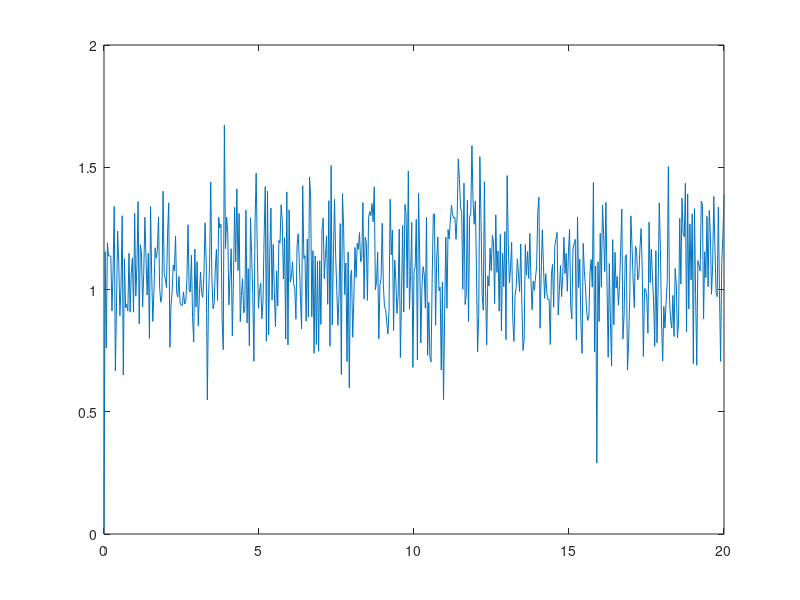
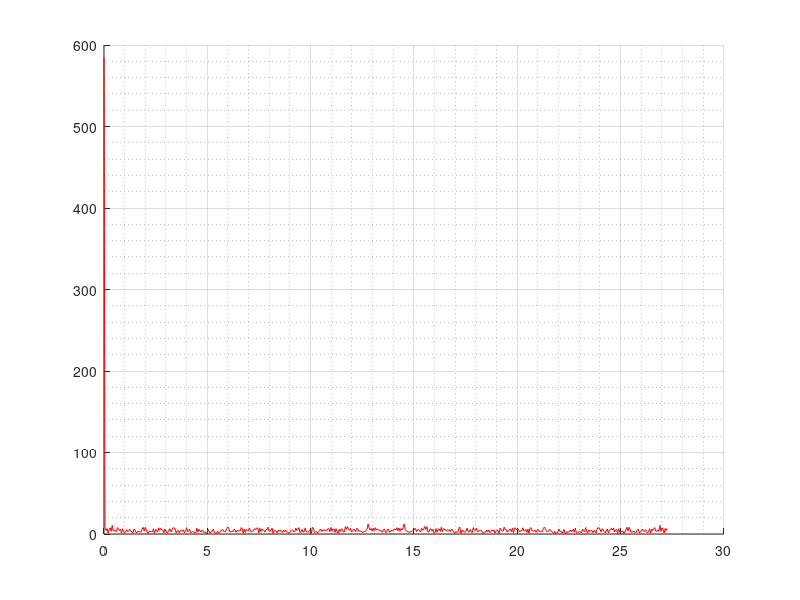

Here is the MATLAB script that generated these plots, in order: (Note: this script raises an error after producing the figures.)
clc
clear
close all
%% READING ACCELEROMETER DATA and defining Variables
                        % LEADING EDGE %
data   = xlsread('LE_800rpm.csv');
LE_time   = data(:,1);
LE_X_acc  = data(:,2);
LE_Y_acc  = data(:,3);
LE_Z_acc  = data(:,4);
LE_R_acc  = sqrt(LE_X_acc.^2 + LE_Y_acc.^2 + LE_Z_acc.^2);
% plot(LE_time,LE_R_acc)
N      = numel(LE_time);
Ts     = abs(diff(LE_time(1:2)));
fs     = 1/Ts;
f_axis = [0:N-1]*fs/N;
A_freq_LE = fft(LE_R_acc);
figure(1) 
plot(LE_time,LE_R_acc)
hold on
figure(2)
hold on
plot(f_axis,abs(A_freq_LE),'-r','LineWidth',0.5)
grid on 
grid minor
                        % TRAILING EDGE %
data   = xlsread('TE_800rpm.csv');
TE_time   = data(:,1);
TE_X_acc  = data(:,2);
TE_Y_acc  = data(:,3);
TE_Z_acc  = data(:,4);
TE_R_acc  = sqrt(TE_X_acc.^2 + TE_Y_acc.^2 + TE_Z_acc.^2);
% plot(TE_time,TE_R_acc)
N      = numel(TE_time);
Ts     = abs(diff(TE_time(1:2)));
fs     = 1/Ts;
f_axis = [0:N-1]*fs/N;
A_freq_TE = fft(TE_R_acc);
figure(1)
plot(TE_time, TE_R_acc)
grid on
grid minor
xlabel('Time (s)','FontSize',14,'FontWeight','normal')
ylabel('Acceleration Amplitude (m/s^2)','FontSize',14,'FontWeight','normal')
legend ('Leading Edge','Trailing Edge','FontSize',12,'FontWeight','normal')
title('Acceleration vs Time - NACA 24015 at 15 \circ AOA','FontSize',16,'FontWeight','normal')
ylim([0.5 2])
figure(2)
plot(f_axis,abs(A_freq_TE),'-b','LineWidth',0.5)
grid on 
grid minor
ylabel('Acceleration amplitude (m/s^2)','FontSize',14,'FontWeight','normal')
xlabel('Frequency (Hz)','FontSize',14,'FontWeight','normal')
ylim([0 20])
legend ('Leading Edge','Trailing Edge','FontSize',12,'FontWeight','normal')
title('Acceleration vs Frequency - NACA 24015 at 15 \circ AOA','FontSize',16,'FontWeight','normal')
